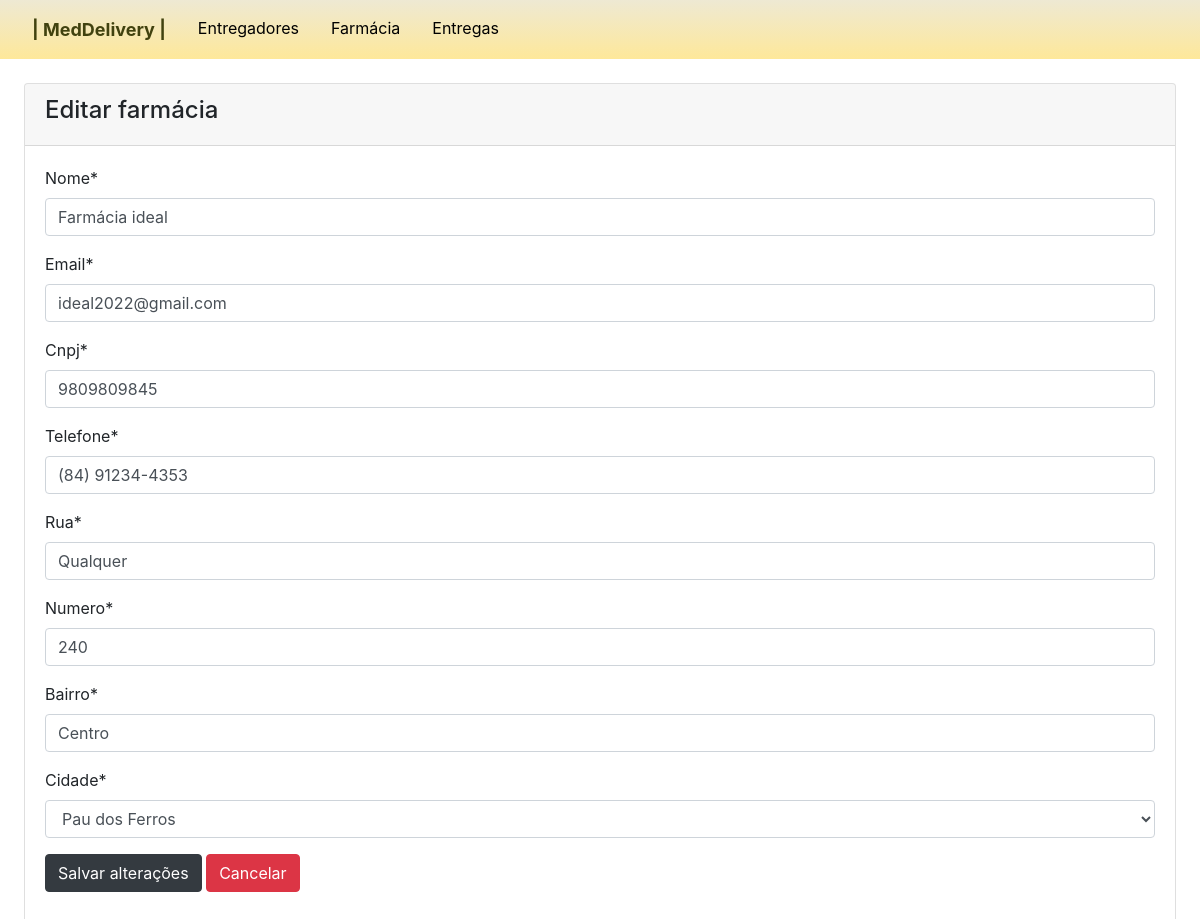
/farmacia-update/1, run on the app's committed database.
### main/models.py (models this page shows, shortened)
class Farmacia(models.Model):
    nome = models.CharField(max_length=150)
    email = models.EmailField()
    cnpj = models.CharField(max_length=100)
    telefone = models.CharField(max_length=15)
    rua = models.CharField(max_length=150)
    numero = models.IntegerField()
    bairro = models.CharField(max_length=100)
    cidade = models.ForeignKey(Cidade, on_delete=models.CASCADE)

class Cidade(models.Model):
    nome = models.CharField(max_length=150)
    def __str__(self):
        return self.nome

### main/views.py (the view, shortened to what this page needs)
# urls.py: path('farmacia-update/<int:id>', views.farmaciaUpdate, name='farmacia-update'),
def farmaciaUpdate(request, id):
    farmacia = Farmacia.objects.get(id=id)
    form = FarmaciaForm(initial={'nome': farmacia.nome, 'email': farmacia.email, 'cnpj': farmacia.cnpj, 'telefone': farmacia.telefone, 'rua': farmacia.rua, 'numero': farmacia.numero, 'bairro': farmacia.bairro, 'cidade': farmacia.cidade})
    return render(request,'farmacia-update.html',{'form':form})

### main/forms.py
class FarmaciaForm(ModelForm):
    class Meta:
        model = Farmacia
        fields = '__all__'

### main/templates/farmacia-update.html (shortened to what this page needs)
{% extends "master.html" %}
{% block content %}
{% load crispy_forms_tags %}
<div class="container-fluid px-4">
    <div class="card mt-4">
        <div class="card-header">
            <h4>Editar farmácia</h4>
        </div>
        <div class="card-body" style="overflow-x:auto;">
            <form method="post">
                {{form | crispy}}
                <button type="submit" class="btn btn-dark">Salvar alterações</button>
                <a type="button" class="btn btn-danger" href="{%url 'farmacia-list' %}">Cancelar</a>
            </form>
        </div>
    </div>
</div>
{% endblock %}

### data on the page
Farmacia: nome "Farmácia ideal", email "ideal2022@gmail.com", cnpj "9809809845", telefone "(84) 91234-4353", rua "Qualquer", numero "240", bairro "Centro", cidade "Pau dos Ferros"
